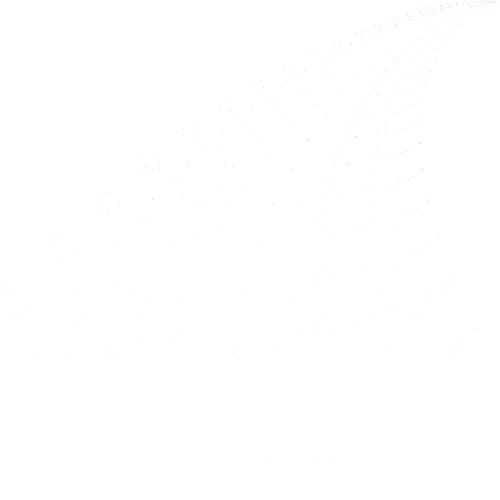
Frame 1 (no input)
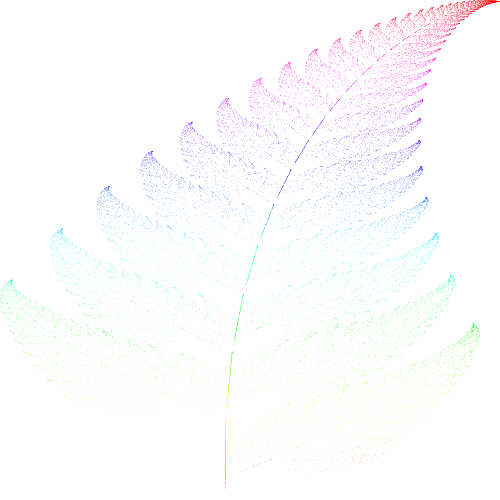
Frame 60 (the mouse pressed at the canvas centre just before this capture)
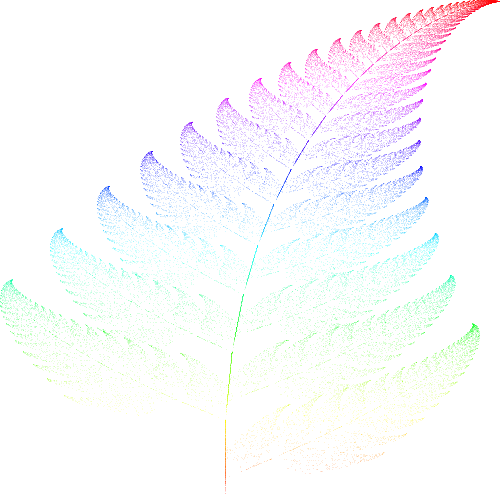
Frame 120 (the mouse held since frame 60 and released just before this capture)

The Processing sketch that drew these frames (run headless with seeded random() and noise(); from frame 60 on, the mouse is pressed at the canvas centre):

// Processing sketch: BarnsleyFern
// ── BarnsleyFern.pde

void setup() {
  size(500, 500);
  background(255);
}
double x=0;
double y=0;
void drawPoint() {
  colorMode(HSB,100);
  stroke(map( (float)y,0,9.9983,0,100),100,100,20 );
  colorMode(RGB,255);
  point(map((float)x, -2.1820, 2.6558, 0, width), map((float)y, 0, 9.9983, height, 0));
}
void nextPoint(){
  float r=random(1);
  double nx=0;
  double ny=0;
  if(r<0.01){
    nx=0;
    ny=0.16*y;
  }else if(r<0.87){
    nx=0.85*x+0.04*y;
    ny=-0.04*x+0.85*y+1.6;
  }else if(r<0.93){
    nx=0.2*x-0.26*y;
    ny=0.23*x+0.22*y+1.6;
  }else{
    nx=-0.15*x+0.28*y;
    ny=0.26*x+0.24*y+0.44;
  }
  x=nx;
  y=ny;
}
void draw() {
  for(int i=0;i<500;i++){
    drawPoint();
    nextPoint();
  }
}
